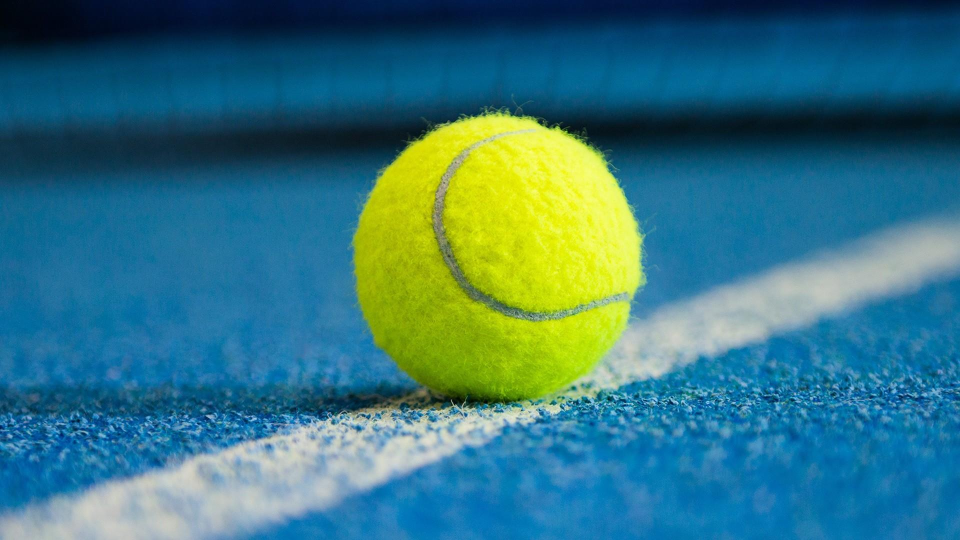
#> input picture images/tennis_ball.jpg, 1920 x 1080 px, found by its file name (shown at 1/2 size)
$ python color_filter.py
#> lines starting #> are read from the running program, lines starting #| are printed output that depends on the picture; after the words box and inside, x2 and y2 are one past the last pixel; in counts of white or black regions, pixels touching at a corner belong together
#!/usr/bin/env python

import numpy as np
import cv2
import imutils

img=cv2.imread("/home/ronux/catkin_ws/src/opencv_codes/images/tennis_ball.jpg")
#> img is the input picture: shape (1080, 1920, 3); mean B, G, R 126, 116.7, 53.8

fx=int(img.shape[1]/4)
#> fx = 480
fy=int(img.shape[0]/4)
#> fy = 270
dim=(fx,fy)
#> dim = (480, 270)

img=cv2.resize(img,dim,fx=fx,fy=fy,interpolation=cv2.INTER_AREA)
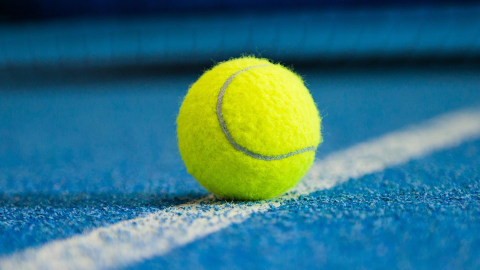
#> img: shape (270, 480, 3); mean B, G, R 126, 116.7, 53.8
cv2.imshow("original",img)

hsv=cv2.cvtColor(img,cv2.COLOR_BGR2HSV)
#> hsv: shape (270, 480, 3); mean H, S, V 90.9, 204, 148.8
cv2.imshow("hsv image",hsv)

yellow_lower=(30,80,10)
yellow_upper=(60,255,255)

# define a mask with using lower and upper bounds
mask=cv2.inRange(hsv,yellow_lower,yellow_upper)
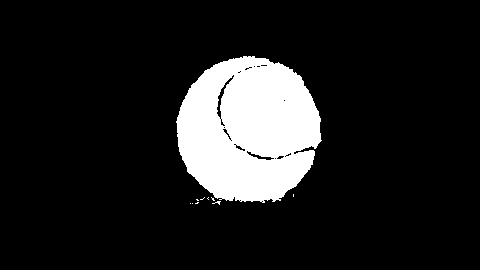
#> mask: shape (270, 480); 12.5% white; 10 white regions (9 under 20 px), largest, box (x1, y1, x2, y2) and area: (176, 56, 322, 203) 16207
cv2.imshow("mask",mask)


while True:
    if cv2.waitKey(10) & 0xFF == 27 or cv2.waitKey(10) & 0xFF == ord("q"):
#> (key q is pressed here)
#> (key Esc is pressed here)
        break

cv2.destroyAllWindows()
